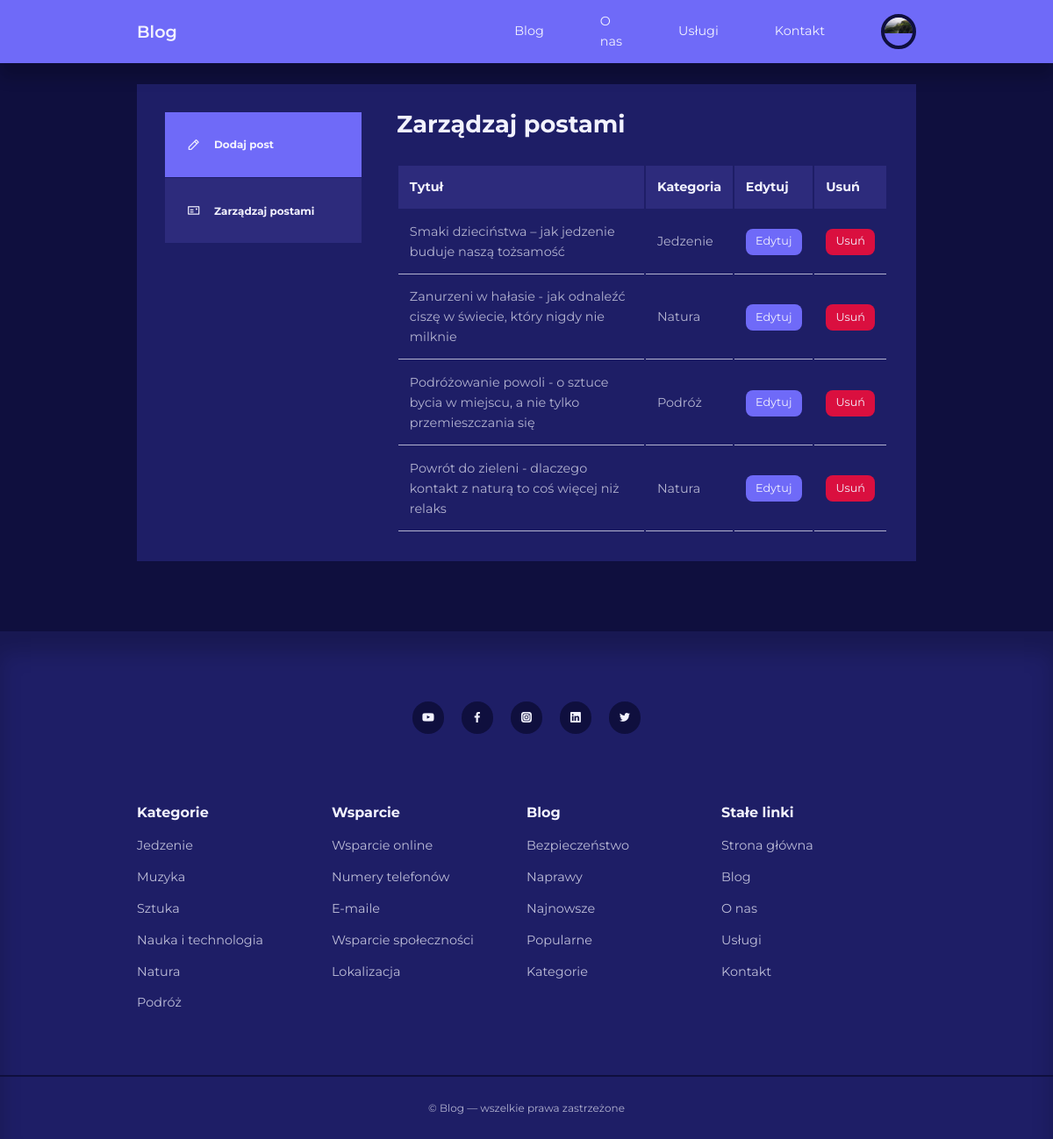
The app's page /admin/ (signed in) with its own data.
### tables this page shows
CREATE TABLE `users` (
  `id` int(11) UNSIGNED NOT NULL,
  `firstname` varchar(50) NOT NULL,
  `lastname` varchar(50) NOT NULL,
  `username` varchar(50) NOT NULL,
  `email` varchar(100) NOT NULL,
  `password` varchar(255) NOT NULL,
  `avatar` varchar(255) NOT NULL,
  `is_admin` tinyint(1) NOT NULL
);

CREATE TABLE `posts` (
  `id` int(11) UNSIGNED NOT NULL,
  `title` varchar(255) NOT NULL,
  `body` text NOT NULL,
  `thumbnail` varchar(255) NOT NULL,
  `date_time` timestamp NOT NULL DEFAULT current_timestamp(),
  `category_id` int(11) UNSIGNED DEFAULT NULL,
  `author_id` int(11) UNSIGNED NOT NULL,
  `is_featured` tinyint(1) NOT NULL
);

CREATE TABLE `categories` (
  `id` int(11) UNSIGNED NOT NULL,
  `title` varchar(50) NOT NULL,
  `description` varchar(255) NOT NULL
);

### admin/partials/header.php (called while the page is built, shortened)
<?php
require '../partials/header.php';

### admin/index.php (the view, shortened to what this page needs)
<?php
    include 'partials/header.php';
    $current_user_id = $_SESSION['user-id'];
    $query = "SELECT id, title, category_id FROM posts WHERE author_id = $current_user_id ORDER BY posts.id DESC";
    $posts = mysqli_query($connection, $query);
?>
<section class="dashboard">
    <div class="container dashboard__container">
        <aside>
            <ul>
                <li>
                    <a href="add-post.php">
                        <i class="uil uil-pen"></i>
                        <h5>Dodaj post</h5>
                    </a>
                </li>
                <li>
                    <a href="index.php" class="active">
                        <i class="uil uil-postcard"></i>
                        <h5>Zarządzaj postami</h5>
                    </a>
                </li>
            </ul>
        </aside>
        <main>
            <h2>Zarządzaj postami</h2>
            <?php if(mysqli_num_rows($posts) > 0): ?>
            <table>
                <thead>
                    <tr>
                        <th>Tytuł</th>
                        <th>Kategoria</th>
                        <th>Edytuj</th>
                        <th>Usuń</th>
                    </tr>
                </thead>
                <tbody>
                    <?php while($post = mysqli_fetch_assoc($posts)): ?>
                        <?php
                            $category_id = $post['category_id'];
                            $category_query = "SELECT title FROM categories WHERE id=$category_id";
                            $category_result = mysqli_query($connection, $category_query);
                            $category = mysqli_fetch_assoc($category_result);
                        ?>
                        <tr>
                            <td><?= $post['title'] ?></td>
                            <td><?= $category['title'] ?></td>
                            <td><a href="<?= ROOT__URL ?>admin/edit-post.php?id=<?= $post['id'] ?>" class="btn sm">Edytuj</a></td>
                            <td><a href="<?= ROOT__URL ?>admin/delete-post.php?id=<?= $post['id'] ?>" class="btn sm danger">Usuń</a></td>
                        </tr>
                    <?php endwhile ?>
                </tbody>
            </table>
            <?php else: ?>
                <div class="alert__message error"><?= "Brak postów" ?></div>
            <?php endif ?>
        </main>
    </div>
</section>
<?php
include '../partials/footer.php';
?>

### partials/header.php (shortened to what this page needs)
<?php
require 'config/database.php';
if (isset($_SESSION['user-id'])) {
    $id = filter_var($_SESSION['user-id'], FILTER_SANITIZE_NUMBER_INT);
    $query = "SELECT avatar FROM users WHERE id='$id'";
    $result = mysqli_query($connection, $query);
    $avatar = mysqli_fetch_assoc($result);
}
?>
<!DOCTYPE html>
<html lang="pl">
<head>
    <link rel="stylesheet" href="<?= ROOT__URL  ?>css/style.css">
    <link rel="stylesheet" href="https://unicons.iconscout.com/release/v4.0.0/css/line.css">
</head>
<body>
    <nav>
        <div class="container nav__container">
            <a href="<?= ROOT__URL  ?>" class="nav__logo">Blog</a>
            <ul class="nav__items">
                <li><a href="<?= ROOT__URL  ?>blog.php">Blog</a></li>
                <li><a href="<?= ROOT__URL  ?>about.php">O nas</a></li>
                <li><a href="<?= ROOT__URL  ?>services.php">Usługi</a></li>
                <li><a href="<?= ROOT__URL  ?>contact.php">Kontakt</a></li>
                <?php if (isset($_SESSION['user-id'])): ?>
                    <li class="nav__profile">
                        <div class="avatar">
                            <img src="<?= ROOT__URL . 'images/' . $avatar['avatar'] ?>">
                        </div>
                    </li>
                <?php else: ?>
                    <li><a href="<?= ROOT__URL  ?>signin.php">Zaloguj się</a></li>
                <?php endif ?>
            </ul>
        </div>
    </nav>

### partials/footer.php (shortened to what this page needs)
<footer>
    <div class="footer__socials">
        <a href="https://youtube.com" target="_blank"><i class="uil uil-youtube"></i></a>
        <a href="https://facebook.com" target="_blank"><i class="uil uil-facebook-f"></i></a>
        <a href="https://instagram.com" target="_blank"><i class="uil uil-instagram-alt"></i></a>
        <a href="https://linkedin.com" target="_blank"><i class="uil uil-linkedin"></i></a>
        <a href="https://twitter.com" target="_blank"><i class="uil uil-twitter"></i></a>
    </div>
    <div class="container footer__container">
        <article>
            <h4>Kategorie</h4>
            <ul>
                <?php
                $all_catgegories_query = "SELECT * FROM categories";
                $all_catgegories_result = mysqli_query($connection, $all_catgegories_query);
                ?>
                <?php while ($category = mysqli_fetch_assoc($all_catgegories_result)): ?>
                    <li><a href="<?= ROOT__URL ?>category-posts.php?id=<?= $category['id'] ?>"><?= $category['title'] ?></a></li>
                <?php endwhile; ?>
            </ul>
        </article>
        <article>
            <h4>Wsparcie</h4>
            <ul>
                <li><a href="">Wsparcie&nbsp;online</a></li>
                <li><a href="">Numery&nbsp;telefonów</a></li>
                <li><a href="">E-maile</a></li>
                <li><a href="">Wsparcie&nbsp;społeczności</a></li>
                <li><a href="">Lokalizacja</a></li>
            </ul>
        </article>
        <article>
            <h4>Blog</h4>
            <ul>
                <li><a href="">Bezpieczeństwo</a></li>
                <li><a href="">Naprawy</a></li>
                <li><a href="">Najnowsze</a></li>
                <li><a href="">Popularne</a></li>
                <li><a href="">Kategorie</a></li>
            </ul>
        </article>
        <article>
            <h4>Stałe&nbsp;linki</h4>
            <ul>
                <li><a href="<?= ROOT__URL ?>">Strona&nbsp;główna</a></li>
                <li><a href="<?= ROOT__URL ?>blog.php">Blog</a></li>
                <li><a href="<?= ROOT__URL ?>about.php">O&nbsp;nas</a></li>
                <li><a href="<?= ROOT__URL ?>services.php">Usługi</a></li>
                <li><a href="<?= ROOT__URL ?>contact.php">Kontakt</a></li>
            </ul>
        </article>
    </div>
    <div class="footer__copyright">
        <small>&copy; Blog — wszelkie prawa zastrzeżone</small>
    </div>
</footer>
</body>
</html>

### css/style.css (style rules this page uses)
:root { --color-primary: #6f6af8; --color-primary-light: hsl(242, 91%, 69%, 18%); --color-primary-variant: #5854c7; --color-red: #da0f3f; --color-red-light: hsl(346, 87%, 46%, 15%); --color-green: #00c476; --color-green-light: hsl(156, 100%, 38%, 15%); --color-gray-900: #1e1e66; --color-gray-700: #2d2b7c; --color-gray-300: rgba(242, 242, 254, 0.3); --color-gray-200: rgba(242, 242, 254, 0.7); --color-white: #f2f2fe; --color-bg: #0f0f3e; --transition: all 300ms ease; --container-width-lg: 74%; --container-width-md: 88%; --form-width: 40%; --card-border-radius-1: 0.3rem; --card-border-radius-2: 0.5rem; --card-border-radius-3: 0.8rem; --card-border-radius-4: 2rem; --card-border-radius-5: 5rem; }
* { margin: 0; padding: 0; outline: 0; border: 0; appearance: 0; list-style: none; text-decoration: none; box-sizing: border-box; }
body { font-family: 'Montserrat', sans-serif; line-height: 1.6; color: var(--color-gray-200); overflow-x: hidden; background: var(--color-bg); font-size: 0.9rem; }
.container { width: var(--container-width-lg); max-width: 1800px; margin-inline: auto; }
section { margin-top: 3rem; width: 100vw; }
h1, h2, h3, h4, h5 { color: var(--color-white); line-height: 1.3; }
h2 { font-size: 1.7rem; margin: 1rem 0; }
h4 { font-size: 1rem; }
a { color: var(--color-white); transition: var(--transition); }
img { display: block; width: 100%; object-fit: contain; }
nav { background: var(--color-primary); width: 100vw; height: 4.5rem; position: fixed; top: 0; z-index: 10; box-shadow: 0 1rem 1rem rgba(0, 0, 0, 0.2); }
.nav__container { height: 100%; display: flex; align-items: center; justify-content: space-around; }
.avatar { width: 2.5rem; height: 2.5rem; border-radius: 50%; overflow: hidden; border: 0.3rem solid var(--color-bg); }
.nav__logo { font-weight: 600; font-size: 1.2rem; display: flex; width: 50%; justify-content: flex-start; }
.nav__items { display: flex; align-items: center; gap: 4rem; width: 50%; justify-content: flex-end; }
.nav__profile { position: relative; cursor: pointer; }
footer { background: var(--color-gray-900); padding: 5rem 0 0; box-shadow: inset 0 1.5rem 1.5rem rgba(0, 0, 0, 0.2); }
.footer__socials { margin-inline: auto; width: fit-content; margin-bottom: 5rem; display: flex; justify-content: space-between; align-items: center; gap: 1.2rem; }
.footer__socials a { background-color: var(--color-bg); border-radius: 50%; width: 2.3rem; height: 2.3rem; display: flex; align-items: center; justify-content: center; }
.footer__container { display: grid; grid-template-columns: repeat(4, 1fr); }
footer h4 { columns: var(--color-white); margin-bottom: 0.6rem; }
footer ul li { padding: 0.4rem 0; }
footer ul a { opacity: 0.75; }
.footer__copyright { text-align: center; padding: 1.5rem; border-top: 2px solid var(--color-bg); margin-top: 4rem; }
.btn { display: inline-block; width: fit-content; padding: 0.6rem 1.2rem; background-color: var(--color-primary); border-radius: var(--card-border-radius-2); cursor: pointer; transition: var(--transition); color: var(--color-white); }
.btn.sm { padding: 0.3rem 0.7rem; font-size: 0.8rem; }
.btn.danger { background-color: var(--color-red); }
.dashboard { margin-top: 6rem; }
.dashboard__container { display: grid; grid-template-columns: 14rem auto; gap: 1rem; background: var(--color-gray-900); padding: 2rem; margin-bottom: 5rem; }
.dashboard aside a { background: var(--color-primary); display: flex; gap: 1rem; align-items: center; padding: 1.6rem; }
.dashboard aside ul li:not(:last-child) a { border-bottom: 1px solid var(--color-gray-900); }
.dashboard aside a.active { background: var(--color-gray-700); }
.dashboard main { margin-left: 1.5rem; }
.dashboard main h2 { margin: 0 0 2rem 0; line-height: 1; }
.dashboard main table { width: 100%; text-align: left; }
.dashboard main table th { background: var(--color-gray-700); padding: 0.8rem; color: var(--color-white); }
.dashboard main table td { padding: 0.8rem; border-bottom: 1px solid var(--color-gray-200); }

### records on screen
users: avatar (picture)
posts: title "Smaki dzieciństwa – jak jedzenie buduje naszą tożsamość", category.title "Jedzenie"
posts: title "Zanurzeni w hałasie - jak odnaleźć ciszę w świecie, który nigdy nie milknie", category.title "Natura"
posts: title "Podróżowanie powoli - o sztuce bycia w miejscu, a nie tylko przemieszczania się", category.title "Podróż"
posts: title "Powrót do zieleni - dlaczego kontakt z naturą to coś więcej niż relaks", category.title "Natura"
categories: title "Jedzenie"
categories: title "Muzyka"
categories: title "Sztuka"
categories: title "Nauka i technologia"
categories: title "Natura"
categories: title "Podróż"
